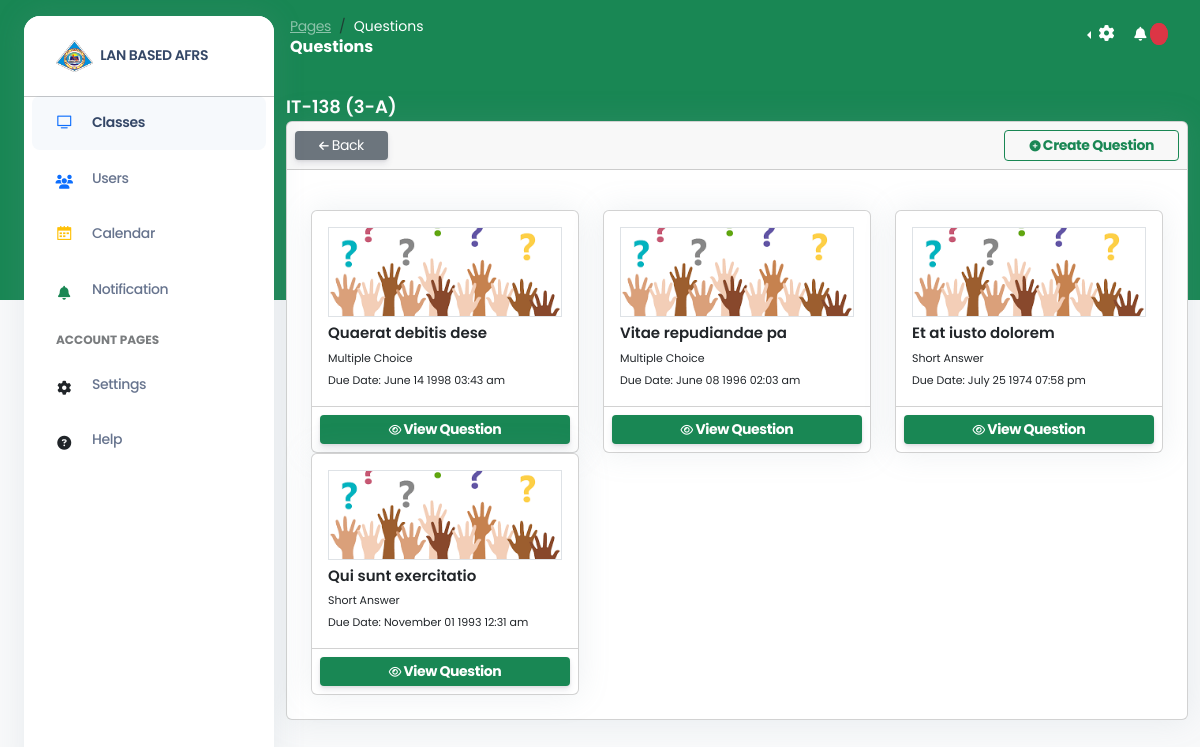
Screenshot of /index.php?page=questions&class_id=6 (signed in) with the database file from the repository.
### tables this page shows
CREATE TABLE `class` (
  `class_id` int(255) NOT NULL,
  `user_id` int(255) NOT NULL,
  `class_image` varchar(255) DEFAULT NULL,
  `classname` varchar(255) NOT NULL,
  `section` varchar(255) NOT NULL,
  `room` varchar(255) NOT NULL,
  `subject` varchar(255) NOT NULL,
  `class_status` int(2) NOT NULL,
  `classaddeddate` datetime NOT NULL,
  `classcode` varchar(255) NOT NULL,
  `schedclass_lecture` varchar(255) NOT NULL,
  `schedclass_lab` varchar(255) NOT NULL,
  `room_lab` varchar(255) NOT NULL,
  `course` varchar(255) NOT NULL,
  `program` varchar(255) NOT NULL,
  `classroom_lecture` varchar(255) NOT NULL,
  `classroom_lab` varchar(255) NOT NULL
);

CREATE TABLE `activity` (
  `activity_id` int(255) NOT NULL,
  `class_id` int(255) NOT NULL,
  `activity_title` varchar(255) NOT NULL,
  `activity_description` longtext NOT NULL,
  `isDueDate` int(2) NOT NULL,
  `dueDate` datetime NOT NULL,
  `total_points` int(11) NOT NULL,
  `activity_type` varchar(10) NOT NULL,
  `activity_dateAdded` datetime NOT NULL,
  `activity_status` int(2) NOT NULL,
  `question_type` varchar(20) DEFAULT NULL
);

### config/database.php (called while the page is built, shortened)
<?php
$host = "localhost";
$username = "root";
$password = "";
$database = "lanbased";
$conn = mysqli_connect($host, $username, $password, $database);
function find_where($table, $columns_and_values, $limit = null)
{
    global $conn;
    $sql = "SELECT * FROM $table WHERE ";
    $params = [];
    $types = "";
    $i = 0;
    foreach ($columns_and_values as $column => $value) {
        $sql .= "$column = ? ";
        $params[] = &$columns_and_values[$column];
        $types .= "s";
        if (++$i !== count($columns_and_values)) {
            $sql .= "AND ";
        }
    }
    $stmt = mysqli_prepare($conn, $sql);
    array_unshift($params, $types);
    call_user_func_array(array($stmt, "bind_param"), $params);
    $stmt->execute();
    $result = $stmt->get_result();
    return $result->fetch_all(MYSQLI_ASSOC);
}
function first($table, $columns_and_values)
{
    global $conn;
    $sql = "SELECT * FROM $table WHERE ";
    $params = [];
    $types = "";
    $i = 0;
    foreach ($columns_and_values as $column => $value) {
        $sql .= "$column = ? ";
        $params[] = &$columns_and_values[$column];
        $types .= "s";
    }
    $sql .= "LIMIT 1";
    $stmt = mysqli_prepare($conn, $sql);
    array_unshift($params, $types);
    call_user_func_array(array($stmt, "bind_param"), $params);
    $stmt->execute();
    $result = $stmt->get_result();
    return $result->fetch_assoc();
}

### views/questions.php (the view)
<div class="container-fluid py-4">
    <div class="row">
        <div class="col-12">
            <p class="m-0 text-white class_header"><?= $class_settings['classname'] ?> (<?= $class_settings['section'] ?>)</p>
            <div class="card mb-4">
                <div class="card-header d-flex p-2  align-items-center justify-content-between">
                    <div class="d-flex justify-content-between align-items-center w-100">
                        <a href="?page=class work&class_id=<?php echo $_GET['class_id'] ?>" class="btn btn-secondary btn-sm px-4 mb-0">
                            <i class="fa fa-arrow-left"></i>
                            Back
                        </a>
                        <?php if ($_SESSION['usertype'] == 1 || $_SESSION['usertype'] == 2) : ?>
                            <a href="?page=create question&class_id=<?php echo $_GET['class_id'] ?>" class="btn font-bold btn-outline-success btn-sm px-4 mb-0">
                                <i class="fa fa-plus-circle"></i>
                                Create Question
                            </a>
                        <?php endif; ?>
                    </div>
                </div>
                <div class="card-body">
                    <div class="row mt-3">
                        <?php
                        $activities = find_where('activity', ['class_id' => $_GET['class_id'], 'activity_type' => 'question']);
                        ?>
                        <?php foreach ($activities as $activity) : ?>
                            <div class="col-4 mb-xl-0 mb-4">
                                <div class="card">
                                    <div class="card-body p-3">
                                        <div class="activities-images">
                                            <img src="public/assets/img/questions.png" class="preview-image-options border">
                                        </div>
                                        <p class="m-0 mt-1 class-title"><?= $activity['activity_title'] ?></p>
                                        <p class="m-0 mt-1 activity-due"><?= $activity['question_type'] ?></p>
                                        <p class="m-0 mt-1 activity-due">Due Date: <?= $activity['isDueDate'] == 1 ? date('F d Y h:i a', strtotime($activity['dueDate'])) : 'No due date'  ?></p>
                                    </div>
                                    <div class="card-footer py-0 py-2 px-2">
                                        <a href="?page=questions activity&activity_id=<?php echo $activity['activity_id'] ?>&class_id=<?php echo $_GET['class_id'] ?>" class="btn btn-sm btn-options-text btn-success w-100 mb-0">
                                            <i class="fa fa-eye"></i>
                                            View Question
                                        </a>
                                    </div>
                                </div>
                            </div>
                        <?php endforeach; ?>
                    </div>
                </div>
            </div>
        </div>
    </div>
</div>

### index.php (shortened to what this page needs)
<?php require_once('config/config.php');
if (isset($_GET['class_id'])) {
    $class_settings = first('class', ['class_id' => $_GET['class_id']]);
}
?>
<!DOCTYPE html>
<html>
<head>
    <link href="public/assets/css/nucleo-icons.css" rel="stylesheet" />
    <link href="public/assets/css/nucleo-svg.css" rel="stylesheet" />
    <link rel="stylesheet" href="https://cdnjs.cloudflare.com/ajax/libs/font-awesome/6.6.0/css/all.min.css" />
    <link href="public/assets/css/nucleo-svg.css" rel="stylesheet" />
    <link id="pagestyle" href="public/assets/css/argon-dashboard.css?v=2.0.4" rel="stylesheet" />
    <link rel="stylesheet" href="https://cdnjs.cloudflare.com/ajax/libs/twitter-bootstrap/5.3.0/css/bootstrap.min.css">
    <link rel="stylesheet" href="https://cdn.datatables.net/1.13.7/css/dataTables.bootstrap5.min.css">
    <link rel="stylesheet" href="public/assets/css/main.css">
    <?php if (isset($_GET['page']) == 'calendar') : ?>
        <link rel="stylesheet" href="public/assets/fullcalendar/fullcalendar.min.css" />
    <?php endif; ?>
</head>
<body class="g-sidenav-show bg-gray-100 h-height-100">
    <?php
    if (isset($_SESSION['username'])) {
    ?>
        <aside class="sidenav bg-white navbar border navbar-vertical navbar-expand-xs border-0 border-radius-xl my-3 fixed-start ms-4 " id="sidenav-main">
            <div class="sidenav-header position-sticky top-0 bg-white">
                <a class="navbar-brand m-0 bg-white" href=" https://demos.creative-tim.com/argon-dashboard/pages/dashboard.html " target="_blank">
                    <img src="public/assets/img/logo.png" class="navbar-brand-img h-100" alt="main_logo">
                    <span class="ms-1 font-weight-bold">LAN BASED AFRS</span>
                </a>
                <hr class="horizontal dark mt-0">
            </div>
            <div class="collapse navbar-collapse w-auto " id="sidenav-collapse-main">
                <ul class="navbar-nav">
                    <li class="nav-item">
                        <a class="nav-link active" href="?page=classes">
                            <div class="icon icon-shape icon-sm border-radius-md text-center me-2 d-flex align-items-center justify-content-center">
                                <i class="ni ni-tv-2 text-primary text-sm opacity-10"></i>
                            </div>
                            <span class="nav-link-text ms-1">Classes</span>
                        </a>
                    </li>
                    <?php if ($_SESSION['usertype'] == 1 || $_SESSION['usertype'] == 2) : ?>
                        <li class="nav-item">
                            <a class="nav-link" href="?page=users">
                                <div class="icon icon-shape icon-sm border-radius-md text-center me-2 d-flex align-items-center justify-content-center">
                                    <i class="fa fa-users text-primary text-sm opacity-10"></i>
                                </div>
                                <span class="nav-link-text ms-1">Users</span>
                            </a>
                        </li>
                    <?php endif; ?>
                    <li class="nav-item">
                        <a class="nav-link " href="?page=calendar">
                            <div class="icon icon-shape icon-sm border-radius-md text-center me-2 d-flex align-items-center justify-content-center">
                                <i class="ni ni-calendar-grid-58 text-warning text-sm opacity-10"></i>
                            </div>
                            <span class="nav-link-text ms-1">Calendar</span>
                        </a>
                    </li>
                    <li class="nav-item">
                        <a class="nav-link " href="?page=notification">
                            <div class="icon icon-shape icon-sm border-radius-md text-center me-2 d-flex align-items-center justify-content-center">
                                <i class="fa fa-bell cursor-pointer text-success text-sm opacity-10"></i>
                            </div>
                            <span class="nav-link-text ms-1">Notification</span>
                        </a>
                    </li>
                    <li class="nav-item mt-3">
                        <h6 class="ps-4 ms-2 text-uppercase text-xs font-weight-bolder opacity-6">Account pages</h6>
                    </li>
                    <li class="nav-item">
                        <a class="nav-link " href="?page=settings">
                            <div class="icon icon-shape icon-sm border-radius-md text-center me-2 d-flex align-items-center justify-content-center">
                                <i class="fa fa-cog text-dark text-sm opacity-10"></i>
                            </div>
                            <span class="nav-link-text ms-1">Settings</span>
                        </a>
                    </li>
                    <li class="nav-item">
                        <a class="nav-link " href="?page=help">
                            <div class="icon icon-shape icon-sm border-radius-md text-center me-2 d-flex align-items-center justify-content-center">
                                <i class="fa fa-question-circle text-dark text-sm opacity-10"></i>
                            </div>
                            <span class="nav-link-text ms-1">Help</span>
                        </a>
                    </li>
                </ul>
            </div>
        </aside>
    <?php
    }
    ?>
    <main class="main-content position-relative border-radius-lg h-height-100">
        <?php
        if (isset($_SESSION['username'])) {
        ?>
            <nav class="navbar navbar-main navbar-expand-lg px-0 me-2 shadow-none border-radius-xl " id="navbarBlur" data-scroll="false">
                <div class="container-fluid py-1 px-3">
                    <nav aria-label="breadcrumb">
                        <ol class="breadcrumb bg-transparent mb-0 pb-0 pt-1 px-0 me-sm-6 me-5">
                            <li class="breadcrumb-item text-sm"><a class="opacity-5 text-white" href="javascript:;">Pages</a></li>
                            <li class="breadcrumb-item text-sm text-white active text-capitalize" aria-current="page"><?php echo isset($_GET['page']) ? $_GET['page'] : '' ?></li>
                        </ol>
                        <h6 class="font-weight-bolder text-white mb-0 text-capitalize"><?php echo isset($_GET['page']) ? $_GET['page'] : '' ?></h6>
                    </nav>
                    <div class="collapse navbar-collapse mt-sm-0 mt-2 me-md-0 me-sm-4" id="navbar">
                        <ul class="navbar-nav  justify-content-end">
                            <li class="nav-item px-3 d-flex align-items-center dropdown dropstart">
                                <button type="button" class="btn btn-transparent shadow-none px-1 dropdown-toggle mb-0 text-white" id="dropdownMenuLink" aria-expanded="false">
                                    <i class="fa fa-cog fixed-plugin-button-nav cursor-pointer"></i>
                                </button>
                            </li>
                            <li class="nav-item dropdown pe-2 d-flex align-items-center">
                                <a onclick="showPopup('notif')" class="nav-link text-white p-0" id="dropdownMenuButton" data-bs-toggle="dropdown" aria-expanded="false">
                                    <i class="fa fa-bell cursor-pointer"><span class="ms-1 rounded-circle bg-danger border border-danger px-2" id="notif_num"></span></i>
                                </a>
                            </li>
                        </ul>
                    </div>
                </div>
            </nav>
        <?php
        }
        ?>
        <?php
        if (isset($_GET['page'])) {
            if (!isset($_SESSION['username'])) {
                if ($_GET['page'] == "signup") {
                    require_once("views/signup.php");
                } else {
                    require_once("views/login.php");
                }
            } else {
                require_once("views/" . $_GET['page'] . ".php");
            }
        } else {
            require_once("views/login.php");
        }
        ?>
    </main>
</body>
</html>

### public/assets/css/nucleo-svg.css (style rules this page uses)
.icon { display: inline-block; color: #111111; height: 1em; width: 1em; }
.icon-sm { height: 0.8em; width: 0.8em; }
.icon { fill: currentColor; stroke: none; }

### public/assets/css/main.css (style rules this page uses)
* { font-family: "Poppins", sans-serif; }
.font-bold { font-weight: bold; font-size: 14px; }
.navbar-vertical.navbar-expand-xs .navbar-collapse { display: block; overflow: auto; height: 100% !important; }
.preview-image-options { object-fit: cover; width: 100%; height: 100%; }
.class-title { font-size: 15px; font-weight: 600; }
.class_header { font-size: 18px !important; font-weight: 600; }
.btn-options-text { font-weight: bold; }
.activities-images { width: 100%; height: 90px; }
.activity-due { font-size: 11px; margin: 0; }
.h-height-100 { height: 100vh !important; }

### rows the page displays
class: classname "IT-138", section "3-A"
activity: activity_title "Quaerat debitis dese", question_type "Multiple Choice", dueDate "June 14 1998 03:43 am"
activity: activity_title "Vitae repudiandae pa", question_type "Multiple Choice", dueDate "June 08 1996 02:03 am"
activity: activity_title "Et at iusto dolorem", question_type "Short Answer", dueDate "July 25 1974 07:58 pm"
activity: activity_title "Qui sunt exercitatio", question_type "Short Answer", dueDate "November 01 1993 12:31 am"

### other values shown
$_GET['page'] "Questions"
